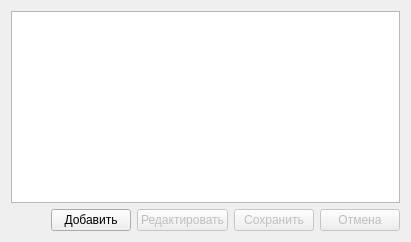
         <widget class="QWidget" name="userPO">
          <attribute name="title">
           <string>IT-активы</string>
          </attribute>
          <layout class="QVBoxLayout" name="verticalLayout_17">
           <item>
            <widget class="QListView" name="listViewUserPO"/>
           </item>
           <item>
            <layout class="QHBoxLayout" name="horizontalLayout_37">
             <item>
              <spacer name="horizontalSpacer_47">
               <property name="orientation">
                <enum>Qt::Horizontal</enum>
               </property>
               <property name="sizeHint" stdset="0">
                <size>
                 <width>40</width>
                 <height>20</height>
                </size>
               </property>
              </spacer>
             </item>
             <item>
              <widget class="QPushButton" name="addUserPO">
               <property name="text">
                <string>Добавить</string>
               </property>
              </widget>
             </item>
             <item>
              <widget class="QPushButton" name="editUserPO">
               <property name="enabled">
                <bool>false</bool>
               </property>
               <property name="text">
                <string>Редактировать</string>
               </property>
              </widget>
             </item>
             <item>
              <widget class="QPushButton" name="saveUserPO">
               <property name="enabled">
                <bool>false</bool>
               </property>
               <property name="text">
                <string>Сохранить</string>
               </property>
              </widget>
             </item>
             <item>
              <widget class="QPushButton" name="cancelUserPO">
               <property name="enabled">
                <bool>false</bool>
               </property>
               <property name="text">
                <string>Отмена</string>
               </property>
              </widget>
             </item>
            </layout>
           </item>
          </layout>
         </widget>
